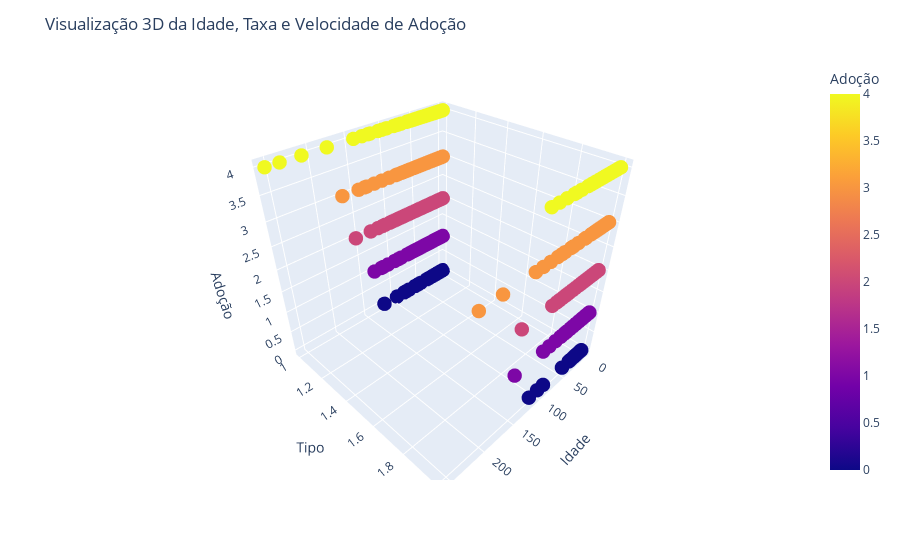

Notebook cell for this chart:
### Code cell
# Crie um gráfico 3D
fig = px.scatter_3d(df_4, x='Age', y='Type', z='AdoptionSpeed', 
                     color='AdoptionSpeed', 
                     labels={'Age': 'Idade', 'Type': 'Tipo', 'AdoptionSpeed': 'Adoção'})

fig.update_traces(marker=dict(size=5))
fig.update_layout(title='Visualização 3D da Idade, Taxa e Velocidade de Adoção',
                  scene=dict(xaxis_title='Idade',
                             yaxis_title='Tipo',
                             zaxis_title='Adoção'))

fig.show()

### Figure 1 — Plotly figure (JSON) as saved in the notebook; plotly's stock layout.template omitted (floating-point values rounded to 4 significant figures; data arrays with more than 128 entries replaced by an {"elided": "..."} marker saying what was removed)
{"data": [{"hovertemplate": "Idade=%{x}<br>Tipo=%{y}<br>Adoção=%{marker.color}<extra></extra>", "legendgroup": "", "marker": {"color": {"elided": "14993 int values"}, "coloraxis": "coloraxis", "size": 5, "symbol": "circle"}, "mode": "markers", "name": "", "scene": "scene", "showlegend": false, "type": "scatter3d", "x": {"elided": "14993 int values"}, "y": {"elided": "14993 int values"}, "z": {"elided": "14993 int values"}}], "layout": {"coloraxis": {"colorbar": {"title": {"text": "Adoção"}}, "colorscale": [[0, "#0d0887"], [0.1111, "#46039f"], [0.2222, "#7201a8"], [0.3333, "#9c179e"], [0.4444, "#bd3786"], [0.5556, "#d8576b"], [0.6667, "#ed7953"], [0.7778, "#fb9f3a"], [0.8889, "#fdca26"], [1, "#f0f921"]]}, "legend": {"tracegroupgap": 0}, "margin": {"t": 60}, "scene": {"domain": {"x": [0, 1], "y": [0, 1]}, "xaxis": {"title": {"text": "Idade"}}, "yaxis": {"title": {"text": "Tipo"}}, "zaxis": {"title": {"text": "Adoção"}}}, "title": {"text": "Visualização 3D da Idade, Taxa e Velocidade de Adoção"}}}
